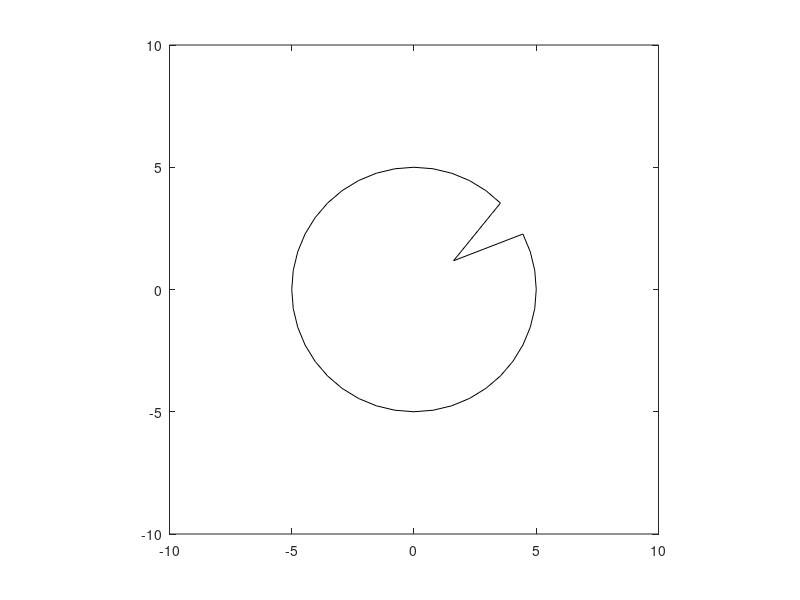

Reproduce this figure in MATLAB. (Note: this script raises an error after producing the figure.)
max = 200;
deltaT = 0.1;
bt = 10;
xBottom = -bt;
xTop = bt;
yBottom = -bt;
yTop = bt;
%c = 2;
%epsilon = 5;

rad = 5.0;
resolution = 40;
theta = linspace(0, 2 * pi - 2*pi/resolution, resolution);

x0 = rad * cos(theta);
y0 = rad * sin(theta);
%x0 = (1 + rand) * rad * cos(theta);% * rand(resolution);
%y0 = (1 + rand) * rad * sin(theta);% * rand(resolution);
x0(5) = 0.4 * x0(5);
y0(5) = 0.4 * y0(5);
%x0(5) = 1.5 * x0(5);
%y0(5) = 1.5 * y0(5);

x = x0;
y = y0;

plot(x, y, 'k');
hold on;
plot([x(end) x(1)], [y(end) y(1)], 'k');
hold off;
axis equal square;
xlim([xBottom, xTop]);
ylim([yBottom, yTop]);
pause
xNext = x;
yNext = y;
for j = 1 : max
    for i = 1 : resolution
        if (i == 1)
            %periodic boundary conditions
            n = normal([x(end) y(end)], [x(i) y(i)], [x(i + 1) y(i + 1)]);
            k = kappa([x(end) y(end)], [x(i) y(i)], [x(i + 1) y(i + 1)]);
        elseif (i == resolution)
            n = normal([x(i - 1) y(i - 1)], [x(i) y(i)], [x(1) y(1)]);
            k = kappa([x(i - 1) y(i - 1)], [x(i) y(i)], [x(1) y(1)]);
        else
            n = normal([x(i - 1) y(i - 1)], [x(i) y(i)], [x(i + 1) y(i + 1)]);
            k = kappa([x(i - 1) y(i - 1)], [x(i) y(i)], [x(i + 1) y(i + 1)]);
        end
        xNext(i) = x(i) - deltaT * n(1) * k;
        yNext(i) = y(i) - deltaT * n(2) * k;
        %pause%(0.1)
    end
    x = xNext;
    y = yNext;
    plot(x, y, 'k');
    hold on;
    plot([x(end) x(1)], [y(end) y(1)], 'k');
    hold off;
    axis equal square;
    xlim([xBottom, xTop]);
    ylim([yBottom, yTop]);
    pause(0.1)
end


function [d]  = dist(p1, p2)
    d = sqrt((p1(1) - p1(1))^2 + (p1(2) - p2(2))^2);
end

function [n] = normal(p0, p1, p2)
    v1 = vector(p0, p1);
    v2 = vector(p1, p2);
    v = v1 + v2;
    %d = sqrt(v(1).^2 + v(2).^2);
    n = v/sqrt(v(1).^2 + v(2).^2);
end

function [v] = vector(p1, p2)
    d = dist(p1, p2);
    xDif = (p2(1) - p1(1)) / d;
    yDif = (p2(2) - p1(2)) / d;
    v = [yDif -xDif];
end

function [k] = kappa(p0, p1, p2)
    xDif = p2(1) - p1(1);
    yDif = p2(2) - p1(2);
    xDifDif = (p2(1) - 2 * p1(1) + p0(1));
    yDifDif = (p2(2) - 2 * p1(2) + p0(2));
    k = (xDif * yDifDif - yDif * xDifDif) / sqrt((xDif.^2 + yDif.^2).^3);
end
